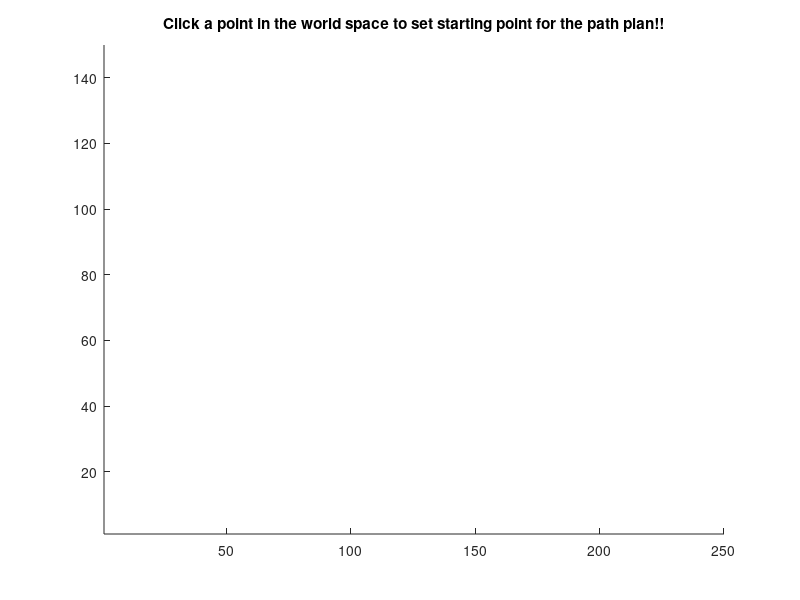

The MATLAB script that drew this image: (Note: this script raises an error after producing the figure.)
 %% Anirudh Topiwala
 %Project 2.
clc;clear all;close all;

%Here NodeSet is represented by X array.
% Ans NodesInfoSet is represented by Pnode. 
 
 % This is the main function. Here we run breadth first search algorith to
 % find the shortest Path to reach the goal node.
 button='Yes';  % This is to restart with a new set of (xstart,ystart) and (xgoal,ygoal)
 while(strcmp(button,'Yes'))

 
 %% Draw GUI = World space with Obstacles
rows=150;cols=250;resolution=1; %Resolution can be changed depending on User. Please note that with increase in resolution, path found may slightly go into the obstacles. I recommend to keep resolution as 1
% map = robotics.BinaryOccupancyGrid(rows,cols,resolution,'grid');
figure('units','normalized','outerposition',[0 0 1 1])
hold on
% show(map);
title('Click a point in the world space to set starting point for the path plan!!');
% grid on
axis([1 250 1 150])
% set(gca,'xtick',0:10:250,'ytick',0:10:150)
ax = gca;
ax.XTick = [0:20:250];
ax.YTick = [0:20:150];
% grid on
% grid minor
xsquare= [55,55,105,105];
ysquare=[67.5,112.5,112.5,67.5];
xcircle=180;ycircle=120;r=15;
xpolygon=[120,158, 165,188,168,145];
ypolygon=[55,51,89,51,14,14];

fill(xsquare,ysquare,'b');
fill(xpolygon,ypolygon,'b');
drawcircle(xcircle,ycircle,r);
% hold off;

%% Taking Input from User

% [xgoal,ygoal] = ginput(1);
% xgoal=121;ygoal=104;
check=1;
while(check==1) %While loop to check if values of (xstart,ystart,xgoal,ygoal) are valid or not.
title('Click a point in the world space to set starting point for the path plan!!');
[xstart,ystart]=ginput(1);
% % xstart=0; ystart=0;
xstart=round(xstart); 
ystart=round(ystart);
xstart=xstart-mod(xstart,resolution); % This is done to adjust values according to resolution.
ystart=ystart-mod(ystart,resolution);% This is done to adjust values according to resolution.
title('Click a point in the world space to set end point for the path plan!!');
[xgoal,ygoal] = ginput(1);
% % % xgoal=30;ygoal=15;
xgoal=round(xgoal);
ygoal=round(ygoal);
xgoal=xgoal-mod(xgoal,resolution);% This is done to adjust values according to resoltion.
ygoal=ygoal-mod(ygoal,resolution);% This is done to adjust values according to resoltion.
    if(~(checkforexist(xstart,ystart)))
        uiwait(msgbox('Inavalid Start Point Input. Click a point inside the valid workspace'));
    elseif(~(checkforexist(xgoal,ygoal)))
         uiwait(msgbox('Inavalid End Point Input. Click a point inside the valid workspace'));
    else
         check=0;
    end
end
rectangle('Position',[xstart ystart resolution resolution ], 'FaceColor','red','EdgeColor','k');
rectangle('Position',[xgoal ygoal resolution resolution ], 'FaceColor','blue','EdgeColor','k');


%% Initializing Variables
ngoal=getn(round(xgoal),round(ygoal)); %Using getn to get unique ID for x and y input
d=1; % Initializing distance for while loop.
o=1;% Intializing counter for storing values in xplot and yplot.
X(:,:,1)= [xstart,ystart]; % Initializing the Nodes storage X.
% X(:,:,1)= [0,0]; % Initializing the Nodes storage X.
% Pnode(:,:,1)=[1 ,1]; % Intializing the parentnode storage. (Not required

Pnode(:,:,1)=[1 1]; % Intializing the parentnode storage. (Not required
% here as I am taking the shortest path by xnew and ynew values which will
% give me the closet node discovered to goal node.
ncount=2; % Initializing Node count.
count=1;% Initialing parent node count.
v=getn(xstart,ystart); %Initializing variabe to store all explored nodes.

%% Implemneting BFS
while (~(any(v==ngoal)))
        [X,Pnode,ncount,count,v,o]= addnodes(X,Pnode,ncount,count,v,o,resolution,xstart,ystart,xgoal,ygoal);
         o=o+1;
        pause(0.001);
end

%% Back Tracking the parent node to find the path
    
fin=0;k=1;l=3; ncount= ncount-1; count=count-1;
path(1)= ncount;
xplot= X(1,1,path(1));yplot= X(1,2,path(1));
rectangle('Position',[xplot yplot resolution resolution ], 'FaceColor','green','EdgeColor','k'); %% Plotting explored Nodes.

path(2)=count;
xplot= X(1,1,path(2));yplot= X(1,2,path(2));
rectangle('Position',[xplot yplot resolution resolution ], 'FaceColor','green','EdgeColor','k'); %% Plotting explored Nodes.

while(fin==0)
    path(l)= Pnode(1,2,count);
    count= Pnode(1,2,count);
    xplot(k)= X(1,1,path(l));yplot(k)= X(1,2,path(l));
    if(xplot(k)==xstart && yplot(k)==ystart)
        fin=1;
    end
rectangle('Position',[xplot(k) yplot(k) resolution resolution ], 'FaceColor','green','EdgeColor','k');
pause(0.002);
k=k+1;
l=l+1;

end

button = questdlg('Do you Want to try again');

if (strcmp(button,'Cancel') || strcmp(button,'No'))
    close all;
    break;
else
    close all;clc;clear all;
    button='Yes';
end
end








